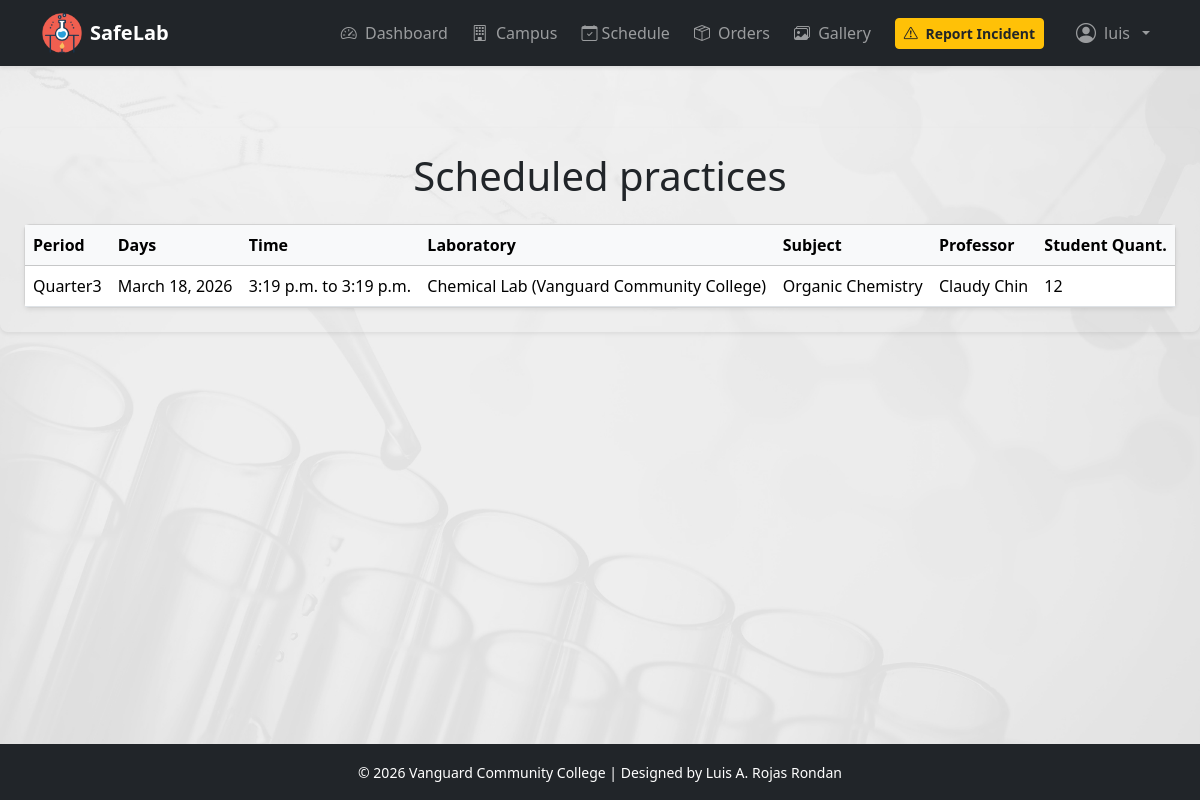
The app's page /schedule/ (signed in) with its own data.
### apps/schedule/models.py (models this page shows, shortened)
class LabSession(models.Model):
    period = models.ForeignKey(SchedulePeriod, on_delete=models.CASCADE, related_name='sessions')
    laboratory = models.ForeignKey(Laboratory, on_delete=models.CASCADE, related_name='sessions')
    day = models.DateField()
    professor = models.CharField(max_length=100, blank=False)
    start_time = models.TimeField()
    end_time = models.TimeField()
    activity = models.CharField(max_length=500, blank=True, help_text='Short description, e.g. "Organic Chemistry"')
    student_count = models.PositiveBigIntegerField(default=0)
    notes = models.TextField(blank=True)
    created_by = models.ForeignKey(User, null=True, blank=True, on_delete=models.SET_NULL, related_name='created_sessions')
    created_at = models.DateTimeField(auto_now_add=True)
    updated_at = models.DateTimeField(auto_now_add=True)
    practice_complete = models.BooleanField(default=False)
    class Meta:
        ordering = ['start_time']

class SchedulePeriod(models.Model):
    name = models.CharField(max_length=100)
    start_date=models.DateField()
    end_date=models.DateField()
    active = models.BooleanField(default=True)
    class Meta:
        ordering = ['-start_date']
    def __str__(self):
        return self.name

### apps/inventory/models.py (models this page shows, shortened)
class Laboratory(models.Model):
    name = models.CharField(max_length=100)
    campus = models.ForeignKey(Campus, on_delete=models.CASCADE, related_name='laboratories')
    responsible = models.CharField(max_length=100, blank=True)
    def __str__(self):
        return f"{self.name} ({self.campus.name})"

class Campus(models.Model):
    name = models.CharField(max_length=100, unique=True)
    state = models.CharField(max_length=100)
    address = models.TextField(blank=True)

### apps/schedule/views.py (the view)
# urls.py: path('',views.schedule,name='main'),
@login_required
def schedule(request):
    return render(request, 'schedules/schedule.html', {
        'sessions': {
        'count':         LabSession.objects.all(),
        }
    })

### templates/schedules/schedule.html (shortened to what this page needs)
{% extends 'base.html' %}
{% load static %}
{% block content %}
<div class="col-12 text-center">
  <h1 class="mb-4">Scheduled practices</h1>
</div>
<div class="card shadow-sm">
  <div class="card-body p-0">
    <table class="table table-hover mb-0">
      <thead class="table-light">
        <tr>
          <th>Period</th>
          <th>Days</th>
          <th>Time</th>
          <th>Laboratory</th>
          <th>Subject</th>
          <th>Professor</th>
          <th>Student Quant.</th>
        </tr>
      </thead>
      <tbody>
        {% for i in sessions.count %}
        <tr>
          <td>{{ i.period }}</td>
          <td>{{ i.day }}</td>
          <td>{{ i.start_time }} to {{i.end_time}}</td>
          <td>{{ i.laboratory }}</td>
          <td>{{ i.activity }}</td>
          <td>{{ i.professor}}</td>
          <td>{{ i.student_count}}</td>
        </tr>
        {% empty %}
        <tr>
          <td colspan="9" class="text-center text-muted py-4">
            <i class="bi bi-inbox fs-1 d-block mb-2"></i>No practicals in this quarter.
          </td>
        </tr>
        {% endfor %}
      </tbody>
    </table>
  </div>
</div>
{% endblock %}

### templates/base.html (shortened to what this page needs)
{% load static %}
<!DOCTYPE html>
<html lang="en">
<head>
    <link href="https://cdn.jsdelivr.net/npm/bootstrap@5.3.3/dist/css/bootstrap.min.css" rel="stylesheet">
    <link rel="stylesheet" href="{% static 'css/gallery.css' %}">
    <link rel="stylesheet" href="{% static 'css/core.css'%}">
    <link rel="stylesheet" href="{% static 'assets/dist/css/bootstrap.min.css' %}">
    <link rel="stylesheet" href="https://cdn.jsdelivr.net/npm/bootstrap-icons@1.11.3/font/bootstrap-icons.css">
</head>
<body class="d-flex flex-column min-vh-100">
    <nav class="navbar navbar-expand-lg navbar-dark bg-dark shadow-sm fixed-top">
        <div class="container">
            <a class="navbar-brand fw-bold d-flex align-items-center gap-2"
               href="{% url 'dashboard' %}">
                <img src="/static/img/save-lab.png" style="width:40px;height:40px" alt="SafeLab">
                SafeLab
            </a>
            <div class="collapse navbar-collapse" id="navbarMain">
                <ul class="navbar-nav ms-auto align-items-lg-center gap-lg-2">
                    {% if request.user.is_authenticated %}
                    <li class="nav-item">
                        <a class="nav-link btn-hover" href="{% url 'dashboard' %}">
                            <i class="bi bi-speedometer2 me-1"></i>
                            Dashboard
                        </a>
                    </li>
                    <li class="nav-item">
                        <a class="nav-link btn-hover" href="{% url 'home' %}">
                            <i class="bi bi-building me-1"></i>
                            Campus
                        </a>
                    </li>
                    <li class="nav-item">
                        <a class="nav-link btn-hover" href="{% url 'schedules:main' %}">
                            <i class="bi bi-calendar-check"></i>
                            Schedule
                        </a>
                    </li>
                    <li class="nav-item">
                        <a class="nav-link btn-hover" href="{% url 'orders:product_list' %}">
                            <i class="bi bi-box-seam me-1"></i>
                            Orders
                        </a>
                    </li>
                    <li class="nav-item">
                        <a class="nav-link btn-hover" href="{% url 'gallery' %}">
                            <i class="bi bi-images me-1"></i>
                            Gallery
                        </a>
                    </li>
                    <li class="nav-item">
                        <a class="btn btn-warning btn-sm text-dark fw-semibold ms-lg-2"
                           href="{% url 'reports:report' %}">
                            <i class="bi bi-exclamation-triangle me-1"></i>
                            Report Incident
                        </a>
                    </li>
                    <li class="nav-item dropdown ms-lg-3">
                        <a class="nav-link dropdown-toggle d-flex align-items-center gap-2"
                           href="#" role="button" data-bs-toggle="dropdown">
                            <i class="bi bi-person-circle fs-5"></i>
                            {{ request.user }}
                        </a>
                    </li>
                    {% else %}
                    <li class="nav-item">
                        <a class="btn btn-outline-light btn-sm" href="{% url 'accounts:login' %}">
                            <i class="bi bi-box-arrow-in-right me-1"></i> Login
                        </a>
                    </li>
                    {% endif %}
                </ul>
            </div>
        </div>
    </nav>
    <div  class="mt-5 mb-5 p-4 rounded-3 shadow-sm">
        {% block content %}{% endblock %}
    </div>
    <footer class="mt-auto py-3 bg-dark text-white text-center">
        <div class="container">
            <span class="small">&copy; 2026 Vanguard Community College | Designed by <a href="https://github.com/lrondan" class="text-decoration-none text-white">Luis A. Rojas Rondan</a></span>
        </div>
    </footer>
</body>
</html>

### static/css/gallery.css (style rules this page uses)
.card { transition: transform 0.3s; }

### templates/base.html (style rules this page uses)
body { background-image: url('/static/img/medical-concept.jpg'); background-size: cover; background-position: center; background-repeat: no-repeat; background-color: #f8f9fa; font-family: system-ui, -apple-system, sans-serif; padding-top: 80px; }
.navbar-brand img { transition: transform .3s; }
.nav-link { transition: all .2s ease; }
.navbar { backdrop-filter: blur(6px); }
.btn-hover { transition: all 0.2s ease; }
.table-hover tbody tr { transition: background-color 0.2s ease; }

### records on screen
LabSession: period "Quarter3", day "March 18, 2026", start_time "3:19 p.m.", end_time "3:19 p.m.", laboratory "Chemical Lab (Vanguard Community College)", activity "Organic Chemistry", professor "Claudy Chin", student_count "12"

### other values on screen
{{ request.user }} "luis"
